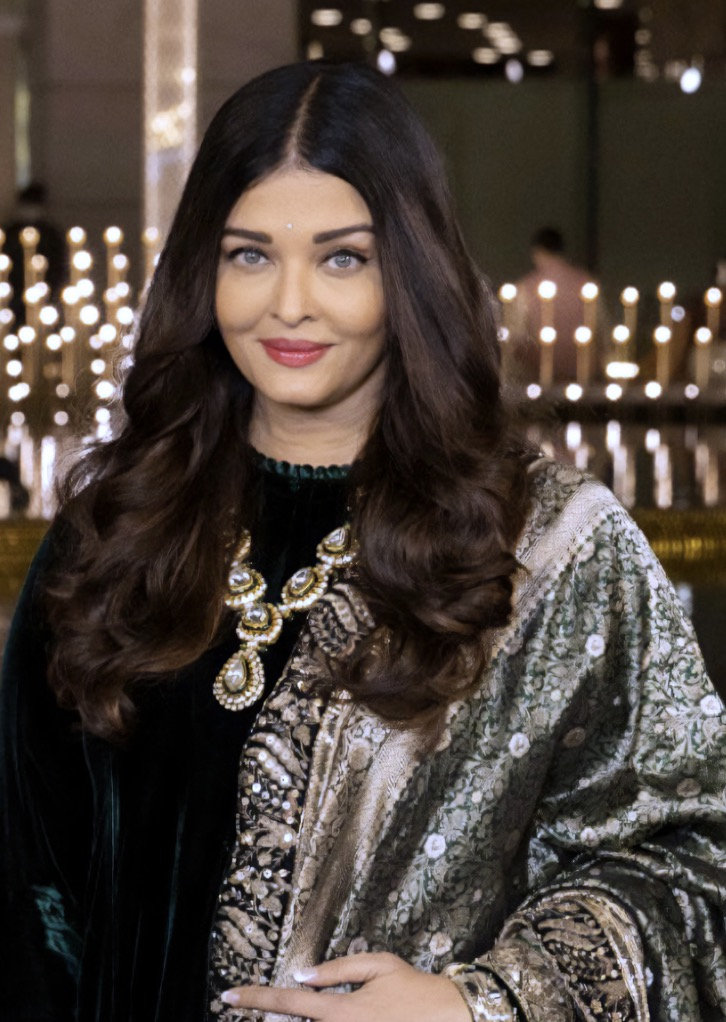
#> input picture OpenCV/FaceRecognition/Faces/Train/AishwaryaRai/1.jpg, 726 x 1022 px, found by its file name; its folder holds only this picture in this run
$ python face_train.py
#> lines starting #> are read from the running program, lines starting #| are printed output that depends on the picture
import re
import os
import cv2 as cv
import numpy as np

people = ['AishwaryaRai', 'BlakeLively', 'JimCarrey', 'MorganFreeman', 'RyanReynolds',
          'ShahRukhKhan', 'ShraddhaKapoor']

DIR = r'/Users/pranayjaju/Desktop/Coding/Python/OpenCV/Faces/Train' #*Base directory/path

haar_cascade = cv.CascadeClassifier('haar_face.xml')

features = [] #* Image list
labels = [] #* Images corresponding label aka person's name/index

def train():
    i = 0
    for person in people:
        path = os.path.join(DIR, person)
        label = people.index(person)

        for img in os.listdir(path):
            img_path = os.path.join(path, img)

            #* few folders have .DS_Store files which were giving empty image issues
            if re.match(r'\S+DS_Store$', img_path):
                continue
            img_array = cv.imread(img_path)
#> img_array is the input picture: shape (1022, 726, 3); mean B, G, R 59.7, 66.1, 75.9
            print(f'img_path({i}): {img_path}')
            i += 1
            gray = cv.cvtColor(img_array, cv.COLOR_BGR2GRAY)
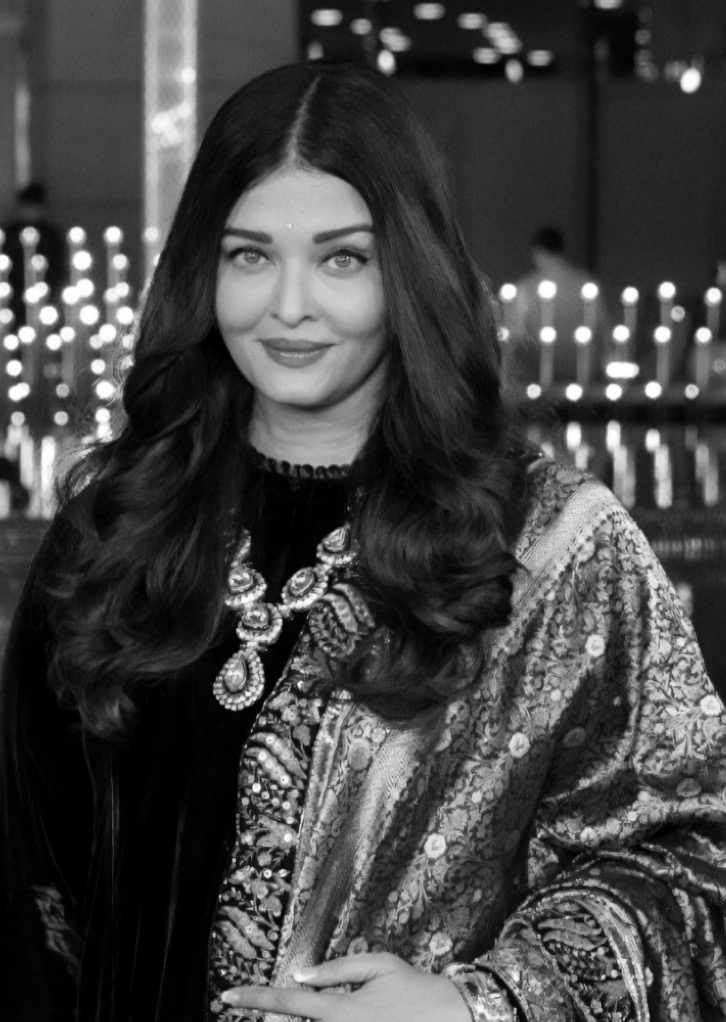
#> gray: shape (1022, 726); min 0, max 255, mean 68.3

            faces_rect = haar_cascade.detectMultiScale(gray, 1.2, 5)
#> faces_rect = [[405, 481, 119, 119], [186, 177, 217, 217]]

            for (x,y,w,h) in faces_rect:
                faces_roi = gray[y:y+h,x:x+w]
                features.append(faces_roi)
                labels.append(label)
#> this loop made 2 passes
#> pass 1, in train, `faces_roi = gray[y:y+h,x:x+w]`:
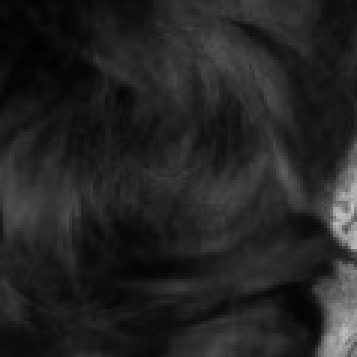
#> faces_roi: shape (119, 119) (shown 3 times larger); min 1, max 193, mean 35.6
#> pass 2, in train, `faces_roi = gray[y:y+h,x:x+w]`:
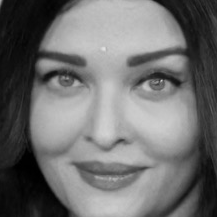
#> faces_roi: shape (217, 217); min 0, max 224, mean 111
#> after the loop, features = 2 items; labels = [0, 0]
#> pass 2 of the loop in train, `for person in people:`:
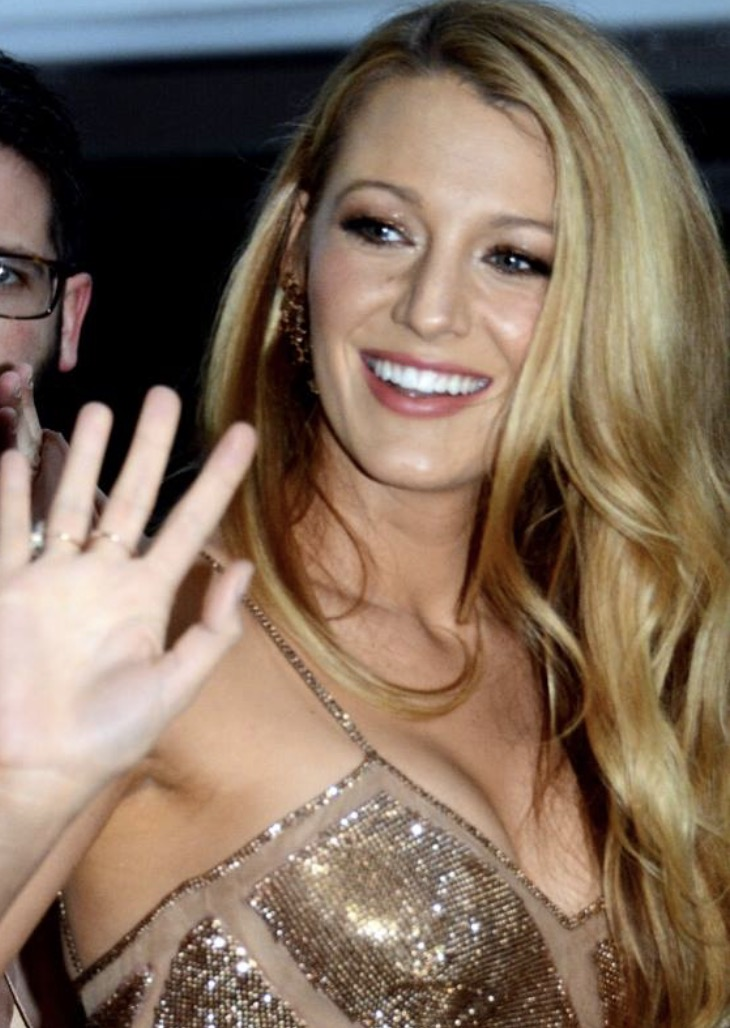
#> input picture OpenCV/FaceRecognition/Faces/Train/BlakeLively/1.jpg, 730 x 1028 px, found by its file name
#> in train, img_array is the input picture: shape (1028, 730, 3); mean B, G, R 91.6, 108.8, 129.1
#> in train, `gray = cv.cvtColor(img_array, cv.COLOR_BGR2GRAY)`:
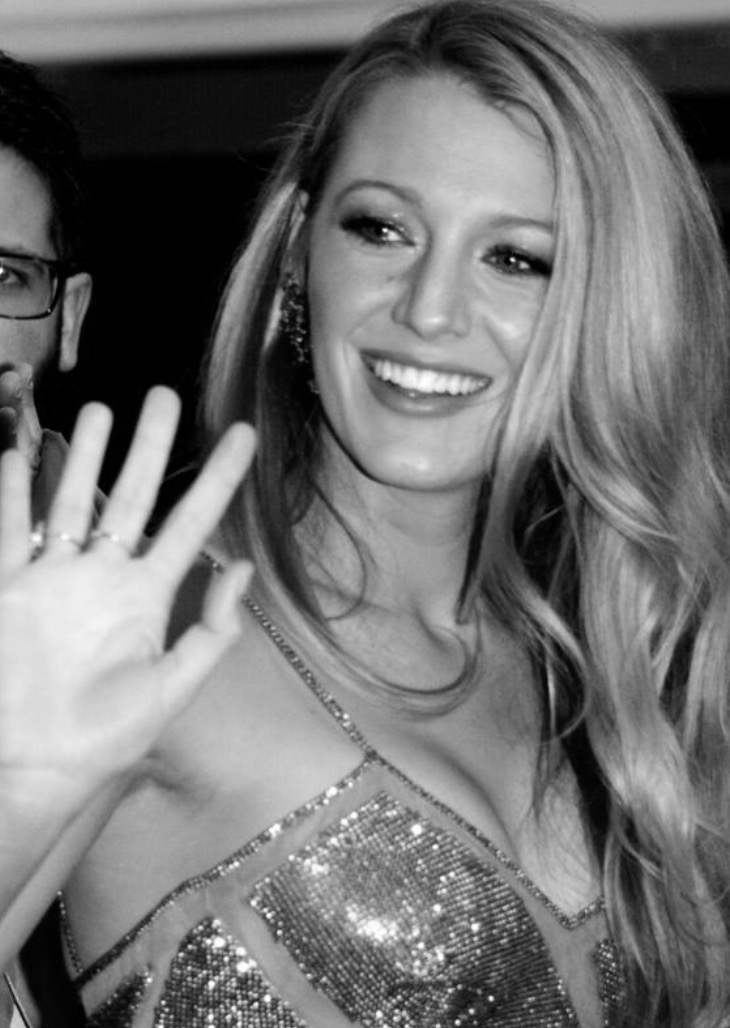
#> gray: shape (1028, 730); min 0, max 255, mean 113
#> faces_rect = [[535, 890, 76, 76], [257, 102, 376, 376]]
#> the loop in train, `for (x,y,w,h) in faces_rect:` made 2 passes
#> pass 2, in train, `faces_roi = gray[y:y+h,x:x+w]`:
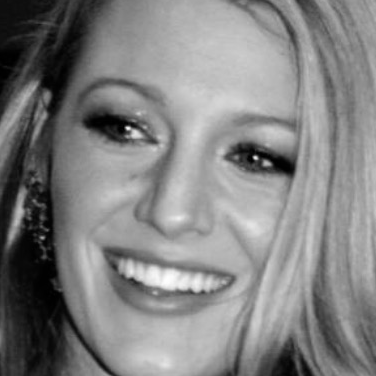
#> faces_roi: shape (376, 376); min 0, max 254, mean 129.6
#> after the loop in train, `for (x,y,w,h) in faces_rect:`: features = 4 items; labels = [0, 0, 1, 1]

#> (the run stopped early here; a loop or call above may not have finished)
